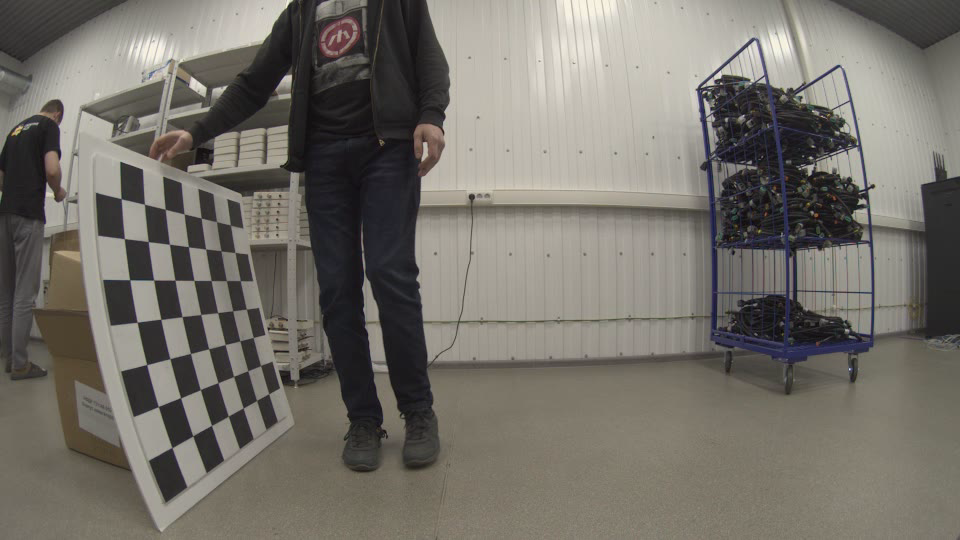
#> input picture frame 3 of Module_1b/calib/new.018.008.left.avi, 960 x 540 px, given in place of klt.427.003.mp4, which was not available
$ python task_1.py
#> lines starting #> are read from the running program, lines starting #| are printed output that depends on the picture; after the words box and inside, x2 and y2 are one past the last pixel; in counts of white or black regions, pixels touching at a corner belong together; pictures that were not available may be replaced by others from this repository, and a replacement may not be noted
#> further down, frame is the input picture: shape (540, 960, 3); mean B, G, R 105.5, 112.8, 116.7
import cv2
import numpy as np


class LightsStruckReducer:
    """Reduce headlight glare."""

    @staticmethod
    def gamma_correction(img: np.ndarray, gamma: float) -> np.ndarray:
        look_up_table = np.empty((1, 256), np.uint8)
        for i in range(256):
            look_up_table[0, i] = np.clip(pow(i / 255.0, gamma) * 255.0, 0, 255)
        res = cv2.LUT(img, look_up_table)
        return res

    @staticmethod
    def get_map_mask(img):
        """Build a mask from the distance map to the glare source."""
        gray = cv2.cvtColor(img, cv2.COLOR_BGR2GRAY)
        overexposed_mask = cv2.threshold(gray, 220, 255, cv2.THRESH_BINARY)[1]
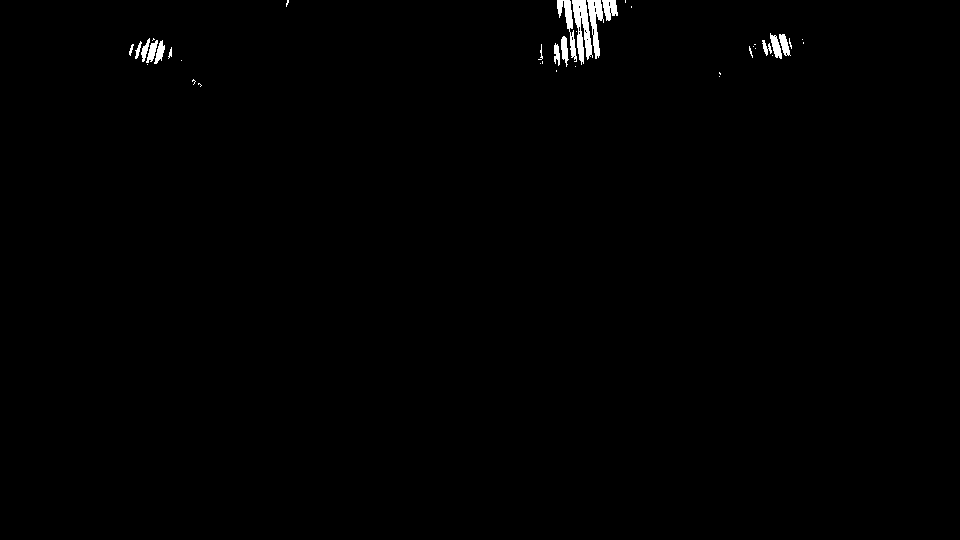
#> overexposed_mask: shape (540, 960); 0.58% white; 39 white regions (23 under 20 px), largest, box (x1, y1, x2, y2) and area: (572, 0, 593, 65) 708, (587, 0, 604, 59) 460, (557, 0, 577, 62) 398
        overexposed_mask_inv = cv2.bitwise_not(overexposed_mask)
        dist = cv2.distanceTransform(overexposed_mask_inv,
                                     cv2.DIST_L2,
                                     cv2.DIST_MASK_3,
                                     overexposed_mask_inv)
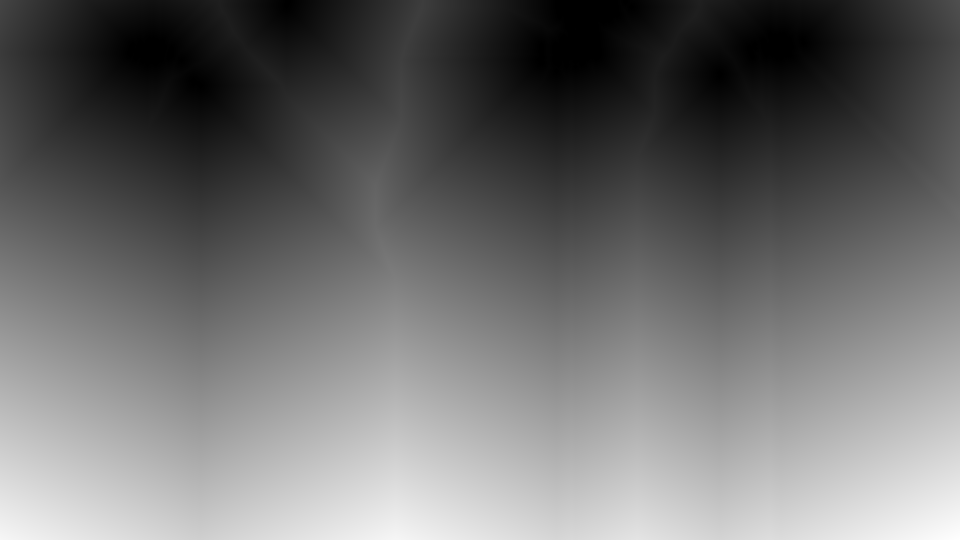
#> dist: shape (540, 960) float32; min 0, max 532.2, mean 227.9; drawn with min black and max white
        cv2.normalize(dist, dist, 0.0, 20.0, cv2.NORM_MINMAX)
        map_mask_inv = np.zeros(dist.shape, dtype=np.uint8)
        map_mask_inv[np.where(dist > 1)] = 255
        map_mask = np.zeros(dist.shape, dtype=np.uint8)
        map_mask[np.where(map_mask_inv == 0)] = 255
        return map_mask

    @staticmethod
    def reduce_lights_struck(img: np.ndarray) -> np.ndarray:
        res = img.copy()
        overexposed_mask = LightsStruckReducer.get_map_mask(res)
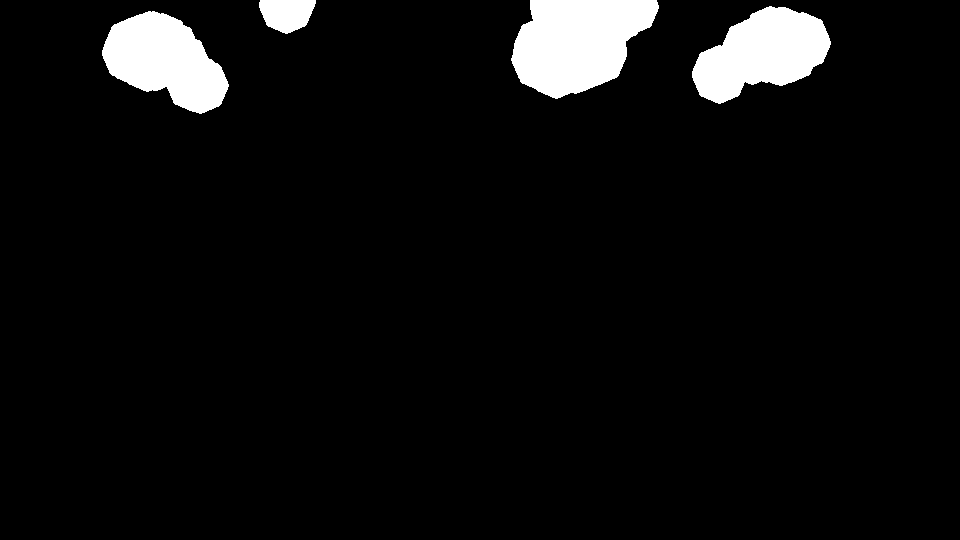
#> overexposed_mask: shape (540, 960); 5.4% white; 4 white regions, box (x1, y1, x2, y2) and area: (511, 0, 659, 99) 10296, (692, 6, 831, 104) 8383, (102, 11, 229, 114) 8100, (259, 0, 316, 34) 1452
        mask_inv = cv2.bitwise_not(overexposed_mask)
        non_overexposed_part = cv2.bitwise_and(res, res, mask=mask_inv)
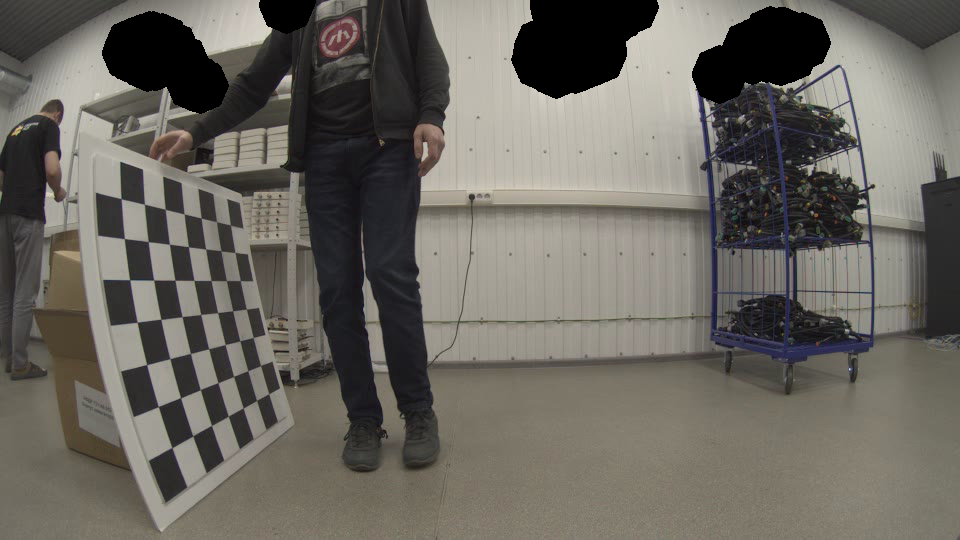
#> non_overexposed_part: shape (540, 960, 3); mean B, G, R 96.4, 103.3, 107
        overexposed_part = cv2.bitwise_and(res, res, mask=overexposed_mask)
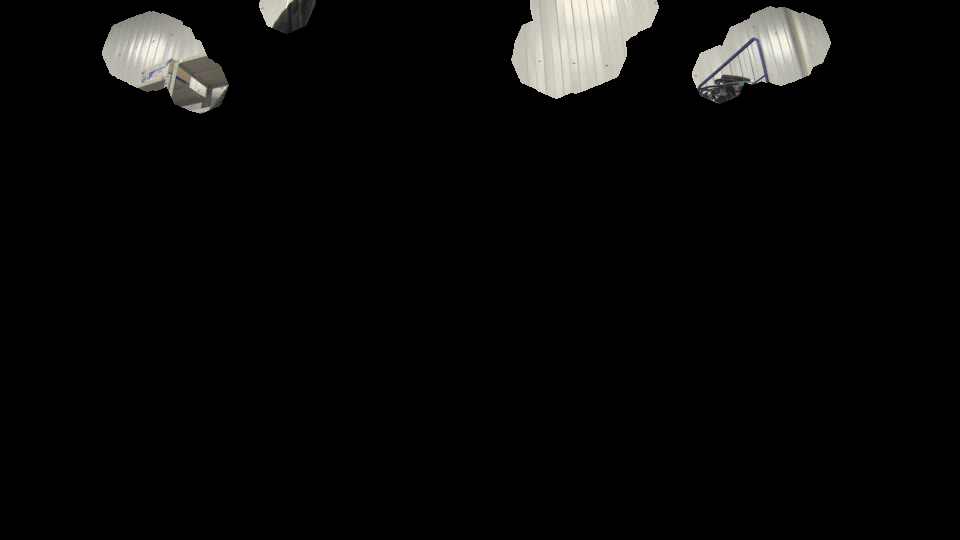
#> overexposed_part: shape (540, 960, 3); mean B, G, R 9.1, 9.5, 9.7
        corrected = LightsStruckReducer.gamma_correction(overexposed_part, 1.06)
        res = cv2.add(non_overexposed_part, corrected)
        return res


if __name__ == '__main__':
    video_name = 'klt.427.003.mp4'
    cap = cv2.VideoCapture('../data/processing/' + video_name)
    while cap.isOpened():
        succeed, frame = cap.read()
        if succeed:
            frame = LightsStruckReducer.reduce_lights_struck(frame)
            cv2.imshow(video_name, frame)
        else:
            cv2.destroyAllWindows()
            cap.release()
        cv2.waitKey(1)

$ run again, starting later in the video
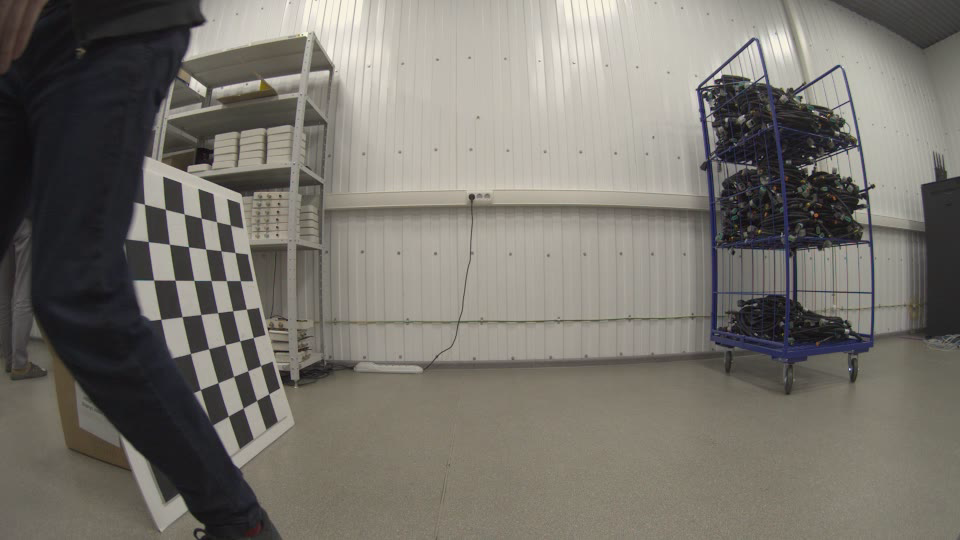
#> input picture frame 16 of Module_1b/calib/new.018.008.left.avi, 960 x 540 px, given in place of klt.427.003.mp4, which was not available
#> frame is the input picture: shape (540, 960, 3); mean B, G, R 108.7, 116, 119.6
#> in get_map_mask, `overexposed_mask = cv2.threshold(gray, 220, 255, cv2.THRESH_BINARY)[1]`:
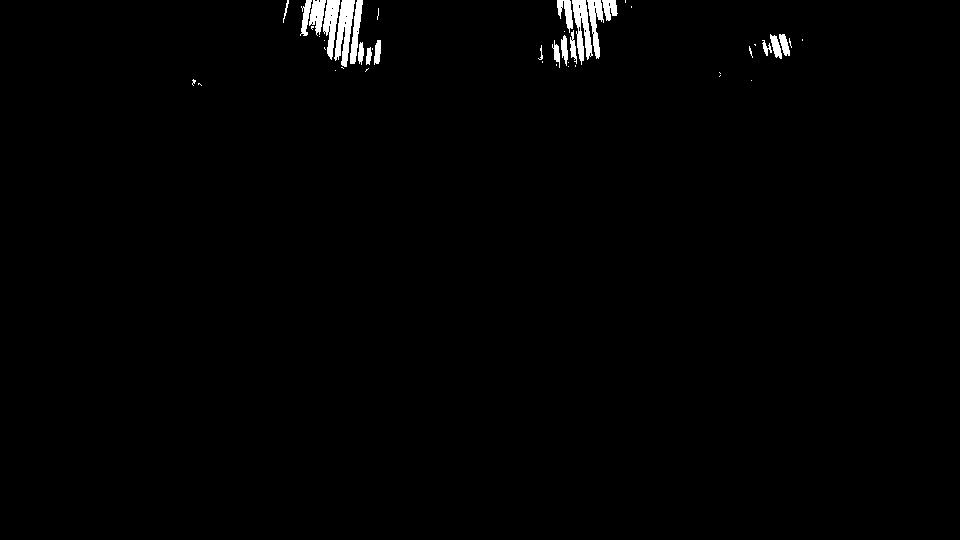
#> overexposed_mask: shape (540, 960); 1% white; 46 white regions (26 under 20 px), largest, box (x1, y1, x2, y2) and area: (334, 0, 355, 67) 778, (572, 0, 593, 65) 705, (323, 0, 340, 60) 566
#> mask_inv: shape (540, 960); 93.6% white; 4 black regions, box (x1, y1, x2, y2) and area: (256, 0, 408, 99) 11496, (511, 0, 659, 95) 10061, (692, 7, 830, 108) 8881, (165, 52, 229, 113) 2806
#> in reduce_lights_struck, `overexposed_part = cv2.bitwise_and(res, res, mask=overexposed_mask)`:
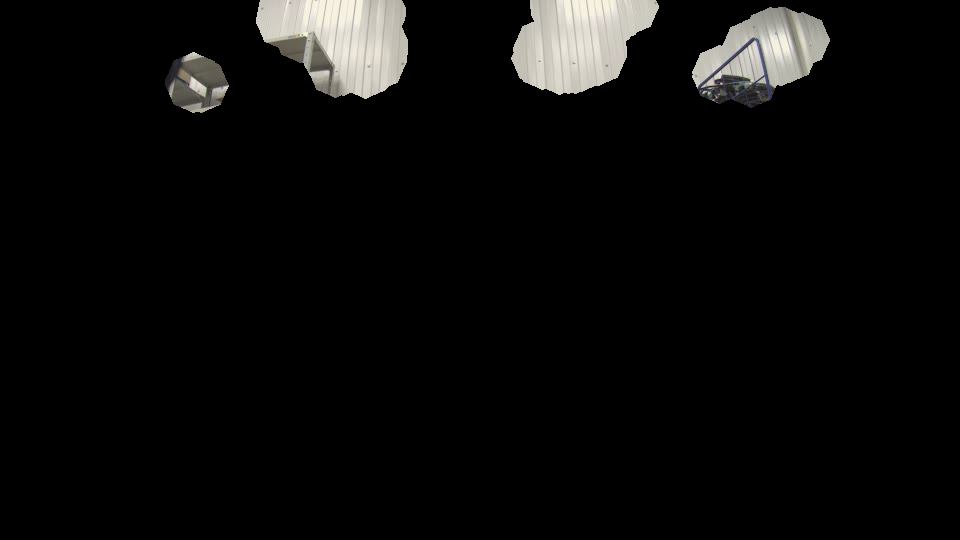
#> overexposed_part: shape (540, 960, 3); mean B, G, R 11, 11.6, 11.9

$ run again, starting later in the video
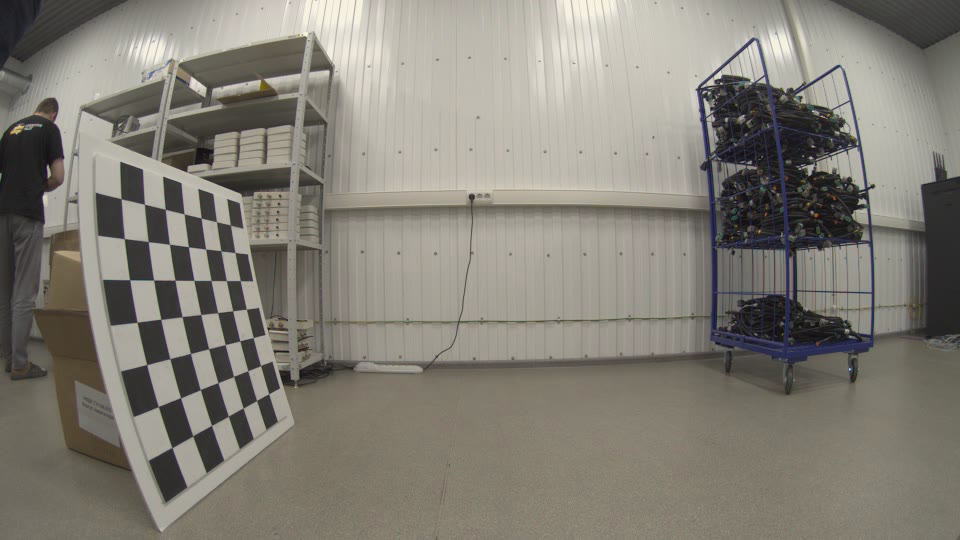
#> input picture frame 28 of Module_1b/calib/new.018.008.left.avi, 960 x 540 px, given in place of klt.427.003.mp4, which was not available
#> frame is the input picture: shape (540, 960, 3); mean B, G, R 119.2, 127.9, 132
#> in get_map_mask, `overexposed_mask = cv2.threshold(gray, 220, 255, cv2.THRESH_BINARY)[1]`:
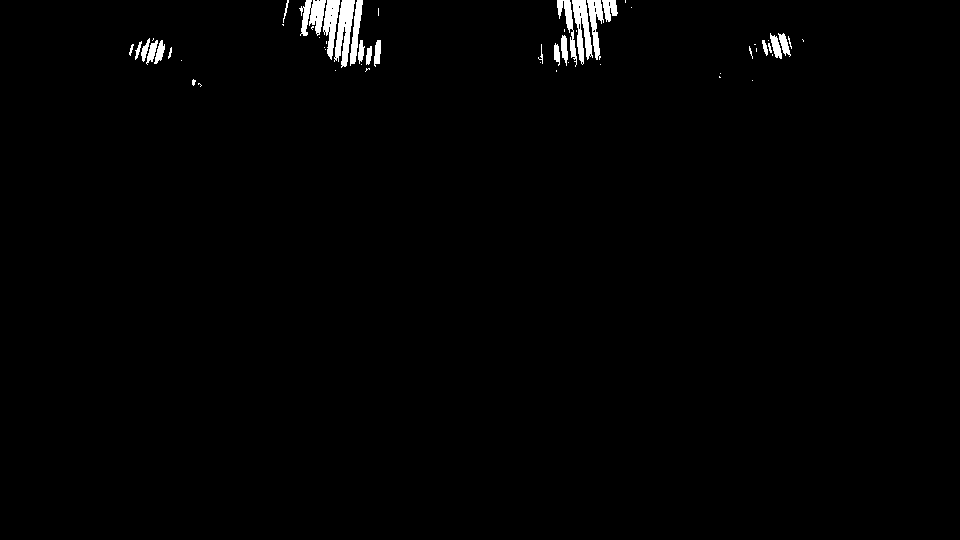
#> overexposed_mask: shape (540, 960); 1.1% white; 57 white regions (32 under 20 px), largest, box (x1, y1, x2, y2) and area: (334, 0, 355, 68) 792, (572, 0, 593, 65) 708, (299, 0, 326, 36) 597
#> mask_inv: shape (540, 960); 92.5% white; 4 black regions, box (x1, y1, x2, y2) and area: (255, 0, 408, 99) 11596, (511, 0, 659, 99) 10473, (692, 6, 831, 108) 9008, (102, 11, 229, 114) 8043
#> in reduce_lights_struck, `overexposed_part = cv2.bitwise_and(res, res, mask=overexposed_mask)`:
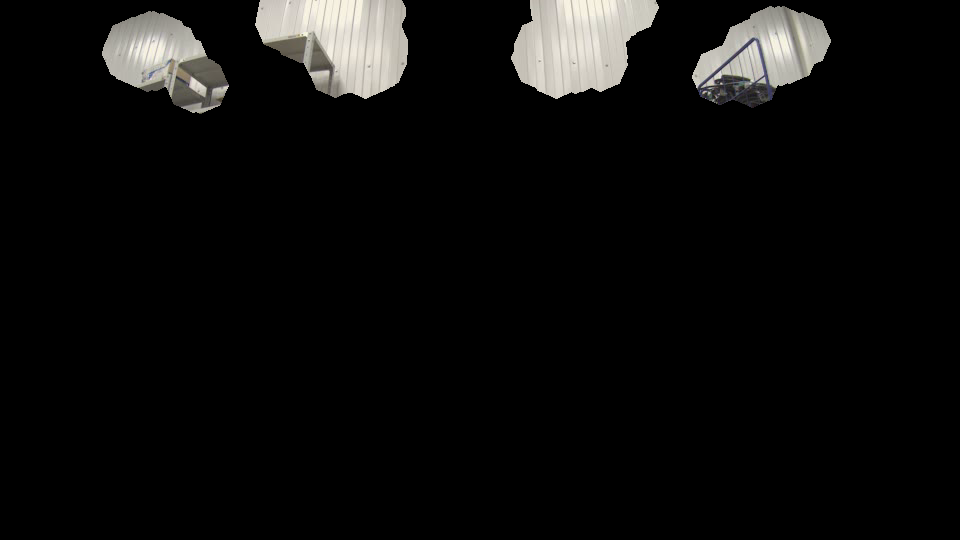
#> overexposed_part: shape (540, 960, 3); mean B, G, R 13, 13.7, 14
